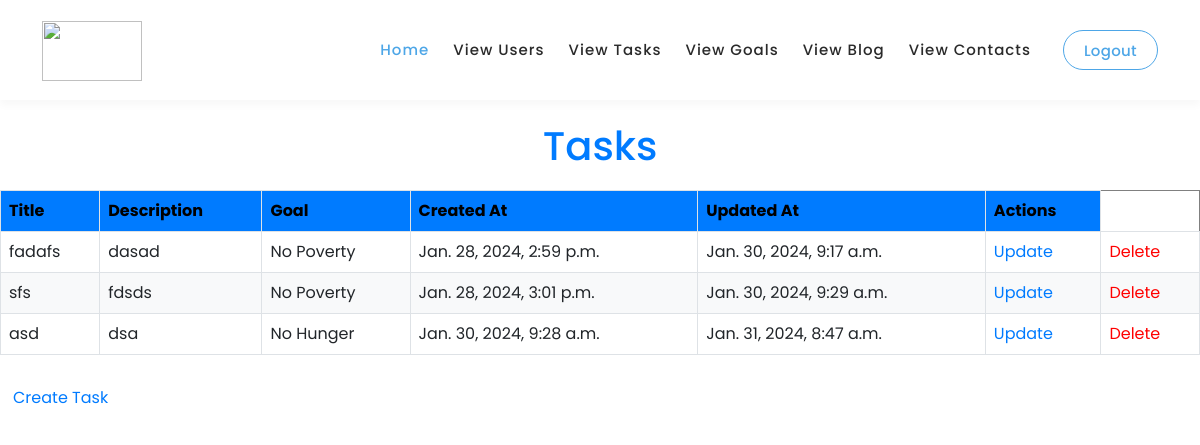
Screenshot of /view-tasks/ (signed in) with the database file from the repository.
### TaskApp/models.py (models this page shows, shortened)
class Task(models.Model):
    title = models.CharField(max_length=200)
    description = models.TextField()
    images = models.FileField(upload_to="task_images", null=True, blank=True)
    created_at = models.DateTimeField(auto_now_add=True)
    updated_at = models.DateTimeField(auto_now=True)
    goal = models.ForeignKey(Goals, on_delete=models.CASCADE)
    completed = models.BooleanField(default=False)

class Goals(models.Model):
    title = models.CharField(max_length=200)
    description = models.TextField()
    images = models.ImageField(upload_to="goal_images", null=True, blank=True)

### TaskApp/views.py (the view)
# urls.py: path('view-tasks/', viewTasks, name='view_tasks'),
@login_required
def viewTasks(request):
    tasks=Task.objects.all()
    return render(request,'viewTasks.html',{"tasks":tasks})

### TaskApp/templates/viewTasks.html (shortened to what this page needs)
{% load static %}
<!DOCTYPE html>
<html lang="en">
  <head>
    <link
      rel="stylesheet"
      type="text/css"
      href="{% static 'css/animated.css' %}"
    />
    <link
      rel="stylesheet"
      type="text/css"
      href="{% static 'css/bootstrap.min.css' %}"
    />
    <link
      rel="stylesheet"
      type="text/css"
      href="{% static 'css/fontawesome.css' %}"
    />
    <link rel="stylesheet" type="text/css" href="{% static 'css/owl.css' %}" />
    <link
      rel="stylesheet"
      type="text/css"
      href="{% static 'css/templatemo-digimedia-v1.css' %}"
    />
    <link
      rel="stylesheet"
      type="text/css"
      href="{% static 'css/templatemo-digimedia-v2.css' %}"
    />
    <link
      rel="stylesheet"
      type="text/css"
      href="{% static 'css/templatemo-digimedia-v3.css' %}"
    />
  </head>
  <body>
    <header
      class="header-area header-sticky wow slideInDown"
      data-wow-duration="0.75s"
      data-wow-delay="0s"
    >
      <div class="container">
        <div class="row">
          <div class="col-12">
            <nav class="main-nav">
              <a href="/dashboard" class="logo">
                <img
                  style="height: 60px; width: 100px"
                  src="{% static 'images/sdg2.png' %}"
                  alt=""
                />
              </a>
              <ul class="nav">
                <li class="scroll-to-section">
                  <a href="/dashboard" class="active">Home</a>
                </li>
                <li class="scroll-to-section">
                  <a href="/view-users">View Users</a>
                </li>
                <li class="scroll-to-section">
                  <a href="/view-tasks">View Tasks</a>
                </li>
                <li class="scroll-to-section">
                  <a href="/view-goals">View Goals</a>
                </li>
                <li class="scroll-to-section">
                  <a href="/blog_list">View Blog</a>
                </li>
                <li class="scroll-to-section">
                  <a href="/view-contacts">View Contacts</a>
                </li>
                <li class="scroll-to-section">
                  <div class="border-first-button">
                    <a href="/signout">Logout</a>
                  </div>
                </li>
              </ul>
            </nav>
          </div>
        </div>
      </div>
    </header>
    <br />
    <br /><br />
    <h1>Tasks</h1>
    <table border="1">
      <thead>
        <tr>
          <th>Title</th>
          <th>Description</th>
          <th>Goal</th>
          <th>Created At</th>
          <th>Updated At</th>
          <th>Actions</th>
        </tr>
      </thead>
      <tbody>
        {% for task in tasks %}
        <tr>
          <td>{{ task.title }}</td>
          <td>{{ task.description }}</td>
          <td>{{ task.goal.title }}</td>
          <td>{{ task.created_at }}</td>
          <td>{{ task.updated_at }}</td>
          <td>
            <a href="{% url 'update_task' task_id=task.id %}">Update</a>
          </td>
          <td>
            <a style="color: red" href="{% url 'delete_task' task_id=task.id %}"
              >Delete</a
            >
          </td>
        </tr>
        {% endfor %}
      </tbody>
    </table>
    <br />
    <button class="btn">
      <a href="{% url 'create_task' %}">Create Task</a>
    </button>
  </body>
</html>

### TaskApp/static/css/templatemo-digimedia-v1.css (style rules this page uses)
html, body, div, span, applet, object, iframe, h1, h2, h3, h4, h5, h6, p, blockquote, div pre, a, abbr, acronym, address, big, cite, code, del, dfn, em, font, img, ins, kbd, q, s, samp, small, strike, strong, sub, sup, tt, var, b, u, i, center, dl, dt, dd, ol, ul, li, figure, header, nav, section, article, aside, footer, figcaption { margin: 0; padding: 0; border: 0; outline: 0; }
ul, li { padding: 0; margin: 0; list-style: none; }
header, nav, section, article, aside, footer, hgroup { display: block; }
* { box-sizing: border-box; }
html, body { font-family: 'Poppins', sans-serif; font-weight: 400; background-color: #fff; -ms-text-size-adjust: 100%; -webkit-font-smoothing: antialiased; -moz-osx-font-smoothing: grayscale; }
a { text-decoration: none !important; }
h1, h2, h3, h4, h5, h6 { margin-top: 0px; margin-bottom: 0px; }
ul { margin-bottom: 0px; }
img { width: 100%; overflow: hidden; }
html, body { background: #fff; font-family: 'Poppins', sans-serif; }
.border-first-button a { display: inline-block !important; padding: 10px 20px !important; color: #fa65b1 !important; border: 1px solid #fa65b1 !important; border-radius: 23px; font-weight: 500 !important; letter-spacing: 0.3px !important; transition: all .5s; }
.header-area { background-color: #fff; box-shadow: 0px 5px 8px rgba(0,0,0,0.03); position: absolute; left: 0px; right: 0px; z-index: 100; height: 100px; -webkit-transition: all .5s ease 0s; -moz-transition: all .5s ease 0s; -o-transition: all .5s ease 0s; transition: all .5s ease 0s; }
.header-area .main-nav { min-height: 80px; background: transparent; }
.header-area .main-nav .logo { float: left; -webkit-transition: all 0.3s ease 0s; -moz-transition: all 0.3s ease 0s; -o-transition: all 0.3s ease 0s; transition: all 0.3s ease 0s; }
.header-area .main-nav .logo { line-height: 100px; float: left; -webkit-transition: all 0.3s ease 0s; -moz-transition: all 0.3s ease 0s; -o-transition: all 0.3s ease 0s; transition: all 0.3s ease 0s; }
.header-area .main-nav .nav { float: right; margin-top: 30px; margin-right: 0px; background-color: transparent; -webkit-transition: all 0.3s ease 0s; -moz-transition: all 0.3s ease 0s; -o-transition: all 0.3s ease 0s; transition: all 0.3s ease 0s; position: relative; z-index: 999; }
.header-area .main-nav .nav li { padding-left: 20px; padding-right: 20px; }
.header-area .main-nav .nav li:last-child { padding-right: 0px; padding-left: 40px; }
.header-area .main-nav .nav li:last-child a , .background-header .main-nav .nav li:last-child a { padding: 0px 20px !important; font-weight: 400; }
.header-area .main-nav .nav li a { display: block; font-weight: 500; font-size: 15px; color: #2a2a2a; text-transform: capitalize; -webkit-transition: all 0.3s ease 0s; -moz-transition: all 0.3s ease 0s; -o-transition: all 0.3s ease 0s; transition: all 0.3s ease 0s; height: 40px; line-height: 40px; border: transparent; letter-spacing: 1px; }
.header-area .main-nav .nav li:hover a, .header-area .main-nav .nav li a.active { color: #fa65b1!important; }
.header-area.header-sticky { min-height: 80px; }
.header-area .nav { margin-top: 30px; }
.header-area.header-sticky .nav li a.active { color: #fa65b1; }
@media (max-width: 1200px) { .header-area .main-nav .nav li { padding-left: 12px; padding-right: 12px; } }
@media (max-width: 1200px) { .header-area .main-nav:before { display: none; } }
@media (min-width: 767px) { .header-area .main-nav .nav { display: flex !important; } }
@media (max-width: 1200px) { .header-area .main-nav .nav li:last-child { padding-left: 20px; } }

### TaskApp/templates/viewTasks.html (style rules this page uses)
h1 { text-align: center; margin-top: 50px; color: #007bff; }
table { width: 100%; border-collapse: collapse; margin-top: 20px; }
th, td { border: 1px solid #dee2e6; padding: 8px; text-align: left; }
th { background-color: #007bff; color: black; }
tr:nth-child(even) { background-color: #f8f9fa; }
a { color: #007bff; text-decoration: none; }

### rows the page displays
Task: title "fadafs", description "dasad", goal "No Poverty", created_at "Jan. 28, 2024, 2:59 p.m.", updated_at "Jan. 30, 2024, 9:17 a.m."
Task: title "sfs", description "fdsds", goal "No Poverty", created_at "Jan. 28, 2024, 3:01 p.m.", updated_at "Jan. 30, 2024, 9:29 a.m."
Task: title "asd", description "dsa", goal "No Hunger", created_at "Jan. 30, 2024, 9:28 a.m.", updated_at "Jan. 31, 2024, 8:47 a.m."
